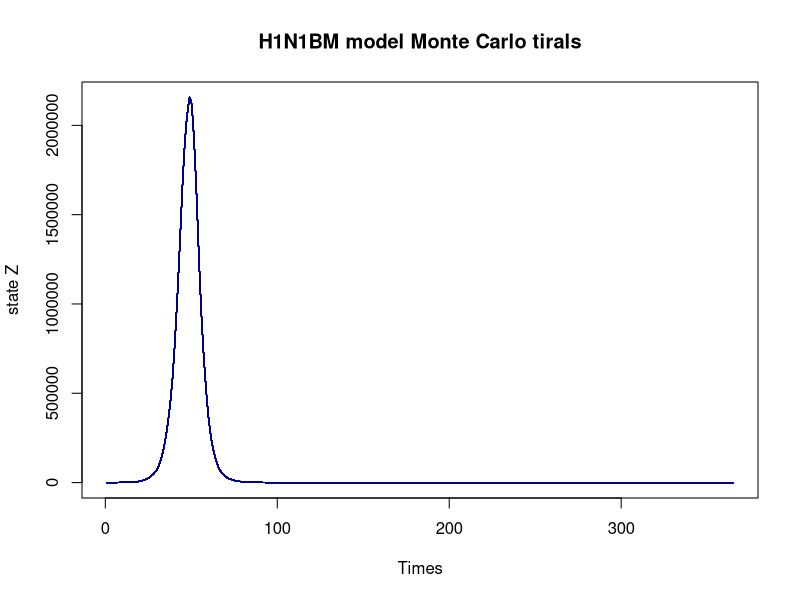
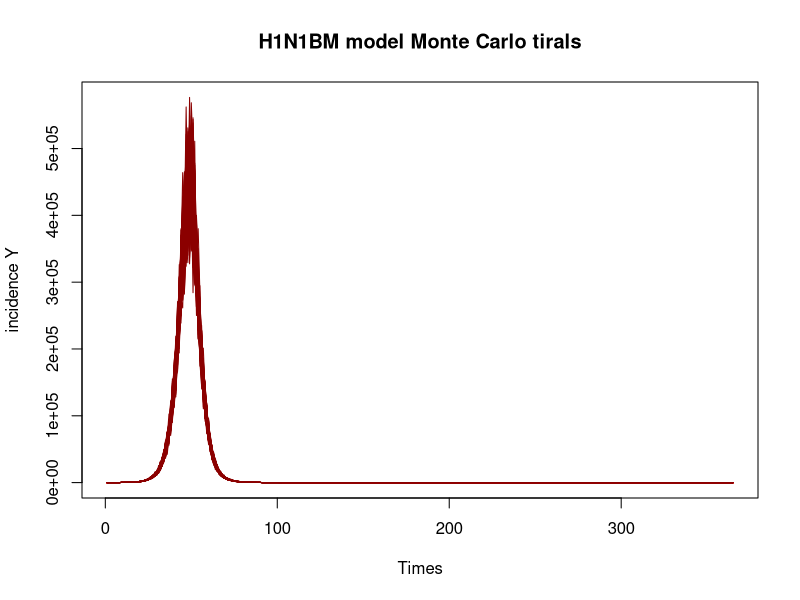
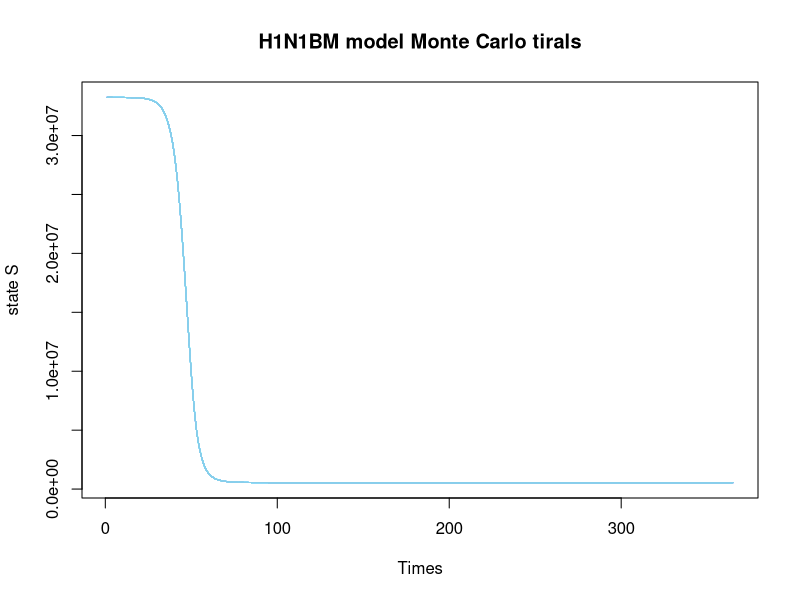
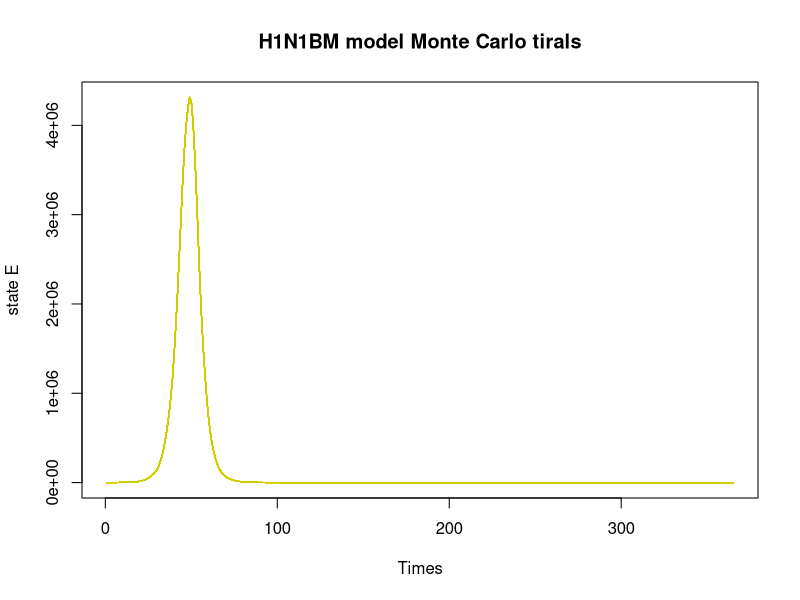
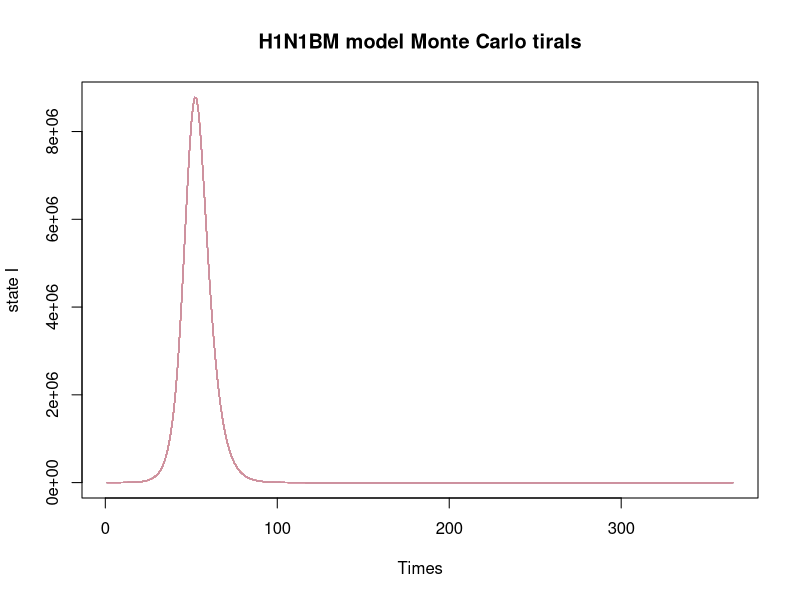
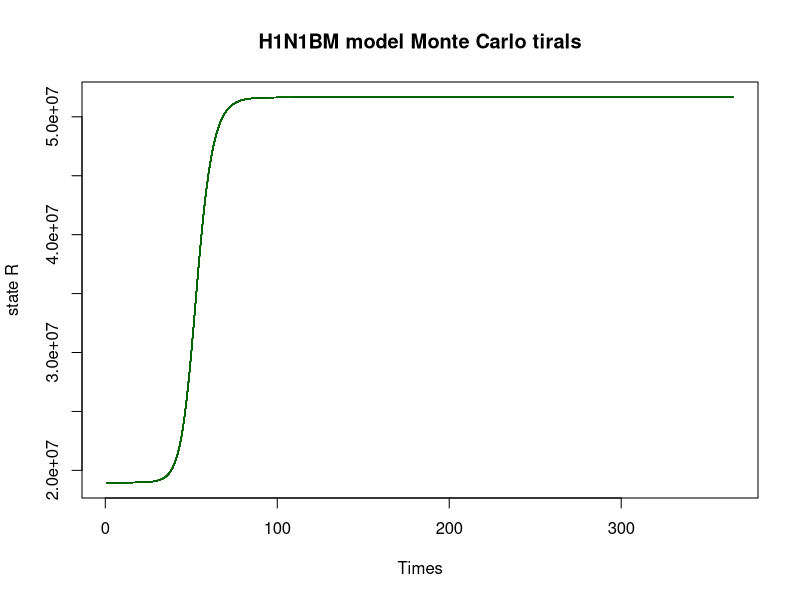
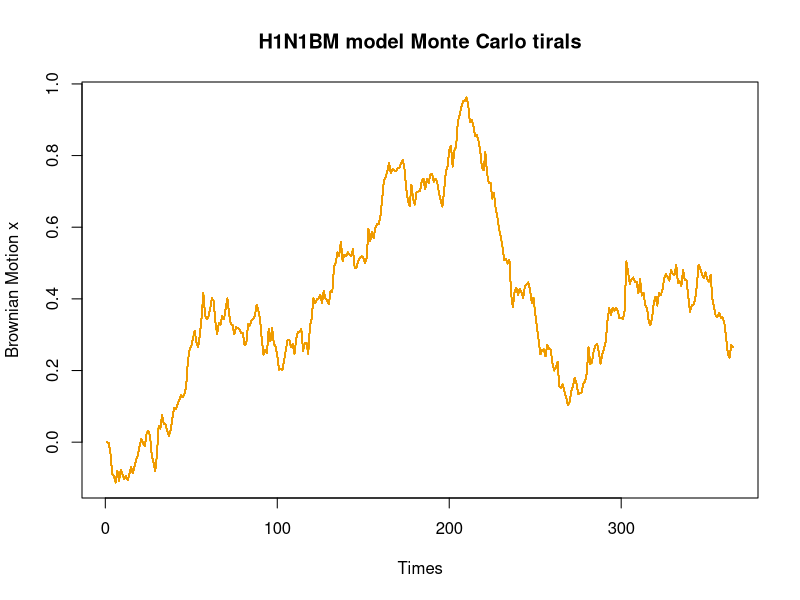
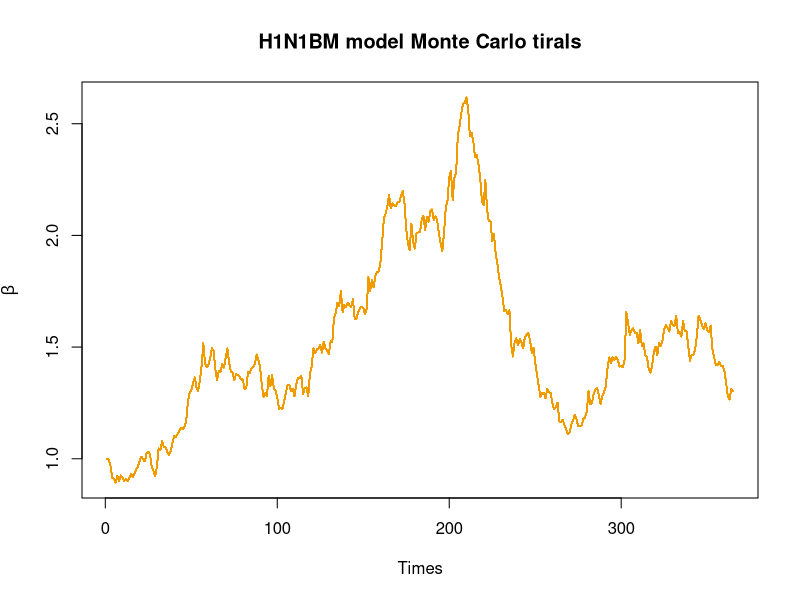

Generate these figures, in order, with R:
## ---- chunk 1
knitr::opts_chunk$set(echo = TRUE)
## ---- chunk 2

rm(list=ls())
require(deSolve)
set.seed(2023)

#Simulate a bm process
ornstein_uhlenbeck <- function(n,sigma,x0,lens,e){
  dt <- 1
  x<-vector(length=lens)
  for (i in 1:n) {
    if (i==1){x[i]=x0}
    else{
      x[i]  <-  x[i-1] + sigma*e[i-1]}
  }
  
  return(x);
}
tims=365
times = 1:tims
e = rnorm(n = length(times) , sd = 1)
x = ornstein_uhlenbeck(tims, sigma=0.03, x0=0, tims,e)

# Replication Generation function
gen_ode_model <- function(rep_time = 200, ori_seed = 2023, tims = 365, 
                          n = 52196381, pars = c(k=2, gamma=5),
                          ini_state = c(t=1,S=N-1, E=1, I=0, R=0),
                          tau = 0.1){
  
  times = 1:tims
  N = n
  
  #Construct matrix dataframe of states: times*replicates
  Zs = setNames(data.frame(matrix(NA, nrow = tims, ncol = rep_time)), paste0("Z", 1:rep_time))
  Ys = setNames(Zs, paste0("Y", 1:rep_time))
  dSs = setNames(Zs, paste0("dS", 1:rep_time))
  dEs = setNames(Zs, paste0("dE", 1:rep_time))
  dIs = setNames(Zs, paste0("dI", 1:rep_time))
  dRs = setNames(Zs, paste0("dR", 1:rep_time)) 
  
  # add x and e dataframe
  
  xs = setNames(Zs, paste0("x", 1:rep_time))
  es = setNames(Zs, paste0("e", 1:rep_time))
  
  
  params = pars   
  initial_state = ini_state
  tau1 = tau
  
  #Main ODE Model
 H1N1BM <- function(time, current_state, params){
    
    with(as.list(c(current_state, params)),{
      
      dt <- 1
      dS <- -exp(x[t])*S*I/N
      dE <- exp(x[t])*S*I/N - E/k
      dI <- E/k - I/gamma
      dR <- I/gamma
      
      return(list(c(dt, dS, dE, dI, dR)))
    })
 }
 
  ## Replicate 200 times-Monte Carlo trials for 200 
  for (rep_i in 1:rep_time) {
    set.seed(ori_seed + 1000*rep_i)
    
    model4 = ode(initial_state, times, H1N1BM, params)
    
    Z1 = model4[,4]/2
    
    Y1 = vector(length = tims)
    
    for (i in 1:tims){
      Y1[i] = rlnorm(1,log(Z1[i]/5),tau1)
    }
    
    dSi = model4[,3]
    dEi = model4[,4]
    dIi = model4[,5]
    dRi = model4[,6]
    
    
    Zs[, rep_i] = Z1
    Ys[, rep_i] = Y1
    dSs[, rep_i] = dSi
    dEs[, rep_i] = dEi
    dIs[, rep_i] = dIi
    dRs[, rep_i] = dRi
  
    xs[, rep_i] = x
    es[, rep_i] = e
    
  }
  
  # output
  return(list(    
    Z = Zs,
    Y = Ys,
    dS = dSs,
    dE = dEs,
    dI = dIs,
    dR = dRs,
    x = xs,
    e = es))
}

#Initial state values
library('truncnorm')
R0 <- rtruncnorm(1, a=0, b=1, mean = 0.15, sd = 0.15)
E0 <-runif(1,-16, -9)
I0 <-runif(1,-16, -9)
S <- 52196381
R <- R0*S
S <- S - R

E <- exp(E0 + log(S))
S <- S - E
I <- exp(I0 + log(S))
S <- S - I

initial_state <- c(t=1, S=S, E=E, I=I, R=R)

ode_example <- gen_ode_model(rep_time = 200, ini_state = initial_state)


## for z

zs = ncol(ode_example$Z)

for (i in 1:zs) {
  if (i == 1){
    plot(ode_example$Z[,1], col="darkblue", type = "l", 
         ylim = c(0, max(ode_example$Z)),
         xlab = 'Times', ylab = 'state Z',main="H1N1BM model Monte Carlo tirals")
  }
  else{
    lines(ode_example$Z[,i], col="darkblue")
  }
}

## for y

ys = ncol(ode_example$Y)

for (i in 1:ys) {
  if (i == 1){
    plot(ode_example$Y[,1], col="darkred", type = "l", 
         ylim = c( min(ode_example$Y), max(ode_example$Y)),
         xlab = 'Times', ylab = 'incidence Y',main="H1N1BM model Monte Carlo tirals")
  }
  else{
    lines(ode_example$Y[,i], col="darkred")
  }
}

## for s

ss = ncol(ode_example$dS)

for (i in 1:ss) {
  if (i == 1){
    plot(ode_example$dS[,1], col="skyblue", type = "l", 
         ylim = c(min(ode_example$dS), max(ode_example$dS)),
         xlab = 'Times', ylab = 'state S',main="H1N1BM model Monte Carlo tirals")
  }
  else{
    lines(ode_example$dS[,i], col="skyblue")
  }
}


## for e

es = ncol(ode_example$dE)

for (i in 1:es) {
  if (i == 1){
    plot(ode_example$dE[,1], col="yellow3", type = "l", 
         ylim = c(min(ode_example$dE), max(ode_example$dE)),
         xlab = 'Times', ylab = 'state E',main="H1N1BM model Monte Carlo tirals")
  }
  else{
    lines(ode_example$dE[,i], col="yellow3")
  }
}


## for i

is = ncol(ode_example$dI)

for (i in 1:is) {
  if (i == 1){
    plot(ode_example$dI[,1], col="pink3", type = "l", 
         ylim = c(min(ode_example$dI), max(ode_example$dI)),
         xlab = 'Times', ylab = 'state I',main="H1N1BM model Monte Carlo tirals")
  }
  else{
    lines(ode_example$dI[,i], col="pink3")
  }
}


## for R

rs = ncol(ode_example$dR)

for (i in 1:rs) {
  if (i == 1){
    plot(ode_example$dR[,1], col="darkgreen", type = "l", 
         ylim = c(min(ode_example$dR), max(ode_example$dR)),
         xlab = 'Times', ylab = 'state R',main="H1N1BM model Monte Carlo tirals")
  }
  else{
    lines(ode_example$dR[,i], col="darkgreen")
  }
}



############### add plot of x and e

## for x
xs = ncol(ode_example$x)

for (i in 1:xs) {
  if (i == 1){
    plot(ode_example$x[,1], col="orange2", type = "l", 
         ylim = c(min(ode_example$x), max(ode_example$x)),
         xlab = 'Times', ylab = 'Brownian Motion x',main="H1N1BM model Monte Carlo tirals")
  }
  else{
    lines(ode_example$x[,i], col="orange2")
  }
}

## for beta
xs = ncol(ode_example$x)

for (i in 1:xs) {
  if (i == 1){
    plot(exp(ode_example$x[,1]), col="orange2", type = "l", 
         ylim = c(min(exp(ode_example$x)), max(exp(ode_example$x))),
         xlab = 'Times', ylab = expression(beta),main="H1N1BM model Monte Carlo tirals")
  }
  else{
    lines(exp(ode_example$x[,i]), col="orange2")
  }
}

## for e

# es = ncol(ode_example$e)
# 
# for (i in 1:es) {
#   if (i == 1){
#     plot(ode_example$e[,1], col="grey", type = "l", 
#          ylim = c(min(ode_example$e), max(ode_example$e)),
#          xlab = 'Times', ylab = 'e',main="Covid_ou model Monte Carlo tirals")
#   }
#   else{
#     lines(ode_example$e[,i], col="grey")
#   }
# }
# 

## for all


lims = c(0, max(max(ode_example$dS), max(ode_example$dE), 
                max(ode_example$dI), max(ode_example$dR)))

ss = ncol(ode_example$dS)

for (i in 1:ss) {
  if (i == 1){
    plot(ode_example$dS[,1], col="skyblue", type = "l", 
         ylim = lims,
         xlab = 'Times', ylab = 'All states')
  }
  else{
    lines(ode_example$dS[,i], col="skyblue")
  }
  lines(ode_example$dE[,i], col="yellow3")
  lines(ode_example$dI[,i], col="pink3")
  lines(ode_example$dR[,i], col="darkgreen")
}
